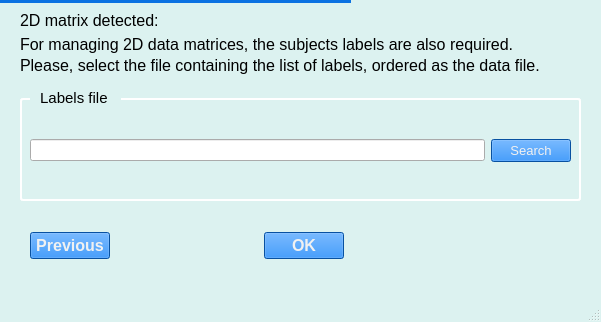
<?xml version="1.0" encoding="UTF-8"?>
<ui version="4.0">
 <class>Labels_file</class>
 <widget class="QMainWindow" name="Labels_file">
  <property name="enabled">
   <bool>true</bool>
  </property>
  <property name="geometry">
   <rect>
    <x>0</x>
    <y>0</y>
    <width>601</width>
    <height>322</height>
   </rect>
  </property>
  <property name="palette">
   <palette>
    <active>
     <colorrole role="WindowText">
      <brush brushstyle="SolidPattern">
       <color alpha="255">
        <red>0</red>
        <green>0</green>
        <blue>0</blue>
       </color>
      </brush>
     </colorrole>
     <colorrole role="Button">
      <brush brushstyle="SolidPattern">
       <color alpha="255">
        <red>11</red>
        <green>114</green>
        <blue>226</blue>
       </color>
      </brush>
     </colorrole>
     <colorrole role="Light">
      <brush brushstyle="SolidPattern">
       <color alpha="255">
        <red>255</red>
        <green>255</green>
        <blue>255</blue>
       </color>
      </brush>
     </colorrole>
     <colorrole role="Midlight">
      <brush brushstyle="SolidPattern">
       <color alpha="255">
        <red>237</red>
        <green>248</green>
        <blue>247</blue>
       </color>
      </brush>
     </colorrole>
     <colorrole role="Dark">
      <brush brushstyle="SolidPattern">
       <color alpha="255">
        <red>110</red>
        <green>121</green>
        <blue>120</blue>
       </color>
      </brush>
     </colorrole>
     <colorrole role="Mid">
      <brush brushstyle="SolidPattern">
       <color alpha="255">
        <red>147</red>
        <green>161</green>
        <blue>160</blue>
       </color>
      </brush>
     </colorrole>
     <colorrole role="Text">
      <brush brushstyle="SolidPattern">
       <color alpha="255">
        <red>0</red>
        <green>0</green>
        <blue>0</blue>
       </color>
      </brush>
     </colorrole>
     <colorrole role="BrightText">
      <brush brushstyle="SolidPattern">
       <color alpha="255">
        <red>255</red>
        <green>255</green>
        <blue>255</blue>
       </color>
      </brush>
     </colorrole>
     <colorrole role="ButtonText">
      <brush brushstyle="SolidPattern">
       <color alpha="255">
        <red>0</red>
        <green>0</green>
        <blue>0</blue>
       </color>
      </brush>
     </colorrole>
     <colorrole role="Base">
      <brush brushstyle="SolidPattern">
       <color alpha="255">
        <red>255</red>
        <green>255</green>
        <blue>255</blue>
       </color>
      </brush>
     </colorrole>
     <colorrole role="Window">
      <brush brushstyle="SolidPattern">
       <color alpha="255">
        <red>220</red>
        <green>242</green>
        <blue>240</blue>
       </color>
      </brush>
     </colorrole>
     <colorrole role="Shadow">
      <brush brushstyle="SolidPattern">
       <color alpha="255">
        <red>0</red>
        <green>0</green>
        <blue>0</blue>
       </color>
      </brush>
     </colorrole>
     <colorrole role="AlternateBase">
      <brush brushstyle="SolidPattern">
       <color alpha="255">
        <red>237</red>
        <green>248</green>
        <blue>247</blue>
       </color>
      </brush>
     </colorrole>
     <colorrole role="ToolTipBase">
      <brush brushstyle="SolidPattern">
       <color alpha="255">
        <red>255</red>
        <green>255</green>
        <blue>220</blue>
       </color>
      </brush>
     </colorrole>
     <colorrole role="ToolTipText">
      <brush brushstyle="SolidPattern">
       <color alpha="255">
        <red>0</red>
        <green>0</green>
        <blue>0</blue>
       </color>
      </brush>
     </colorrole>
     <colorrole role="PlaceholderText">
      <brush brushstyle="SolidPattern">
       <color alpha="128">
        <red>0</red>
        <green>0</green>
        <blue>0</blue>
       </color>
      </brush>
     </colorrole>
    </active>
    <inactive>
     <colorrole role="WindowText">
      <brush brushstyle="SolidPattern">
       <color alpha="255">
        <red>0</red>
        <green>0</green>
        <blue>0</blue>
       </color>
      </brush>
     </colorrole>
     <colorrole role="Button">
      <brush brushstyle="SolidPattern">
       <color alpha="255">
        <red>11</red>
        <green>114</green>
        <blue>226</blue>
       </color>
      </brush>
     </colorrole>
     <colorrole role="Light">
      <brush brushstyle="SolidPattern">
       <color alpha="255">
        <red>255</red>
        <green>255</green>
        <blue>255</blue>
       </color>
      </brush>
     </colorrole>
     <colorrole role="Midlight">
      <brush brushstyle="SolidPattern">
       <color alpha="255">
        <red>237</red>
        <green>248</green>
        <blue>247</blue>
       </color>
      </brush>
     </colorrole>
     <colorrole role="Dark">
      <brush brushstyle="SolidPattern">
       <color alpha="255">
        <red>110</red>
        <green>121</green>
        <blue>120</blue>
       </color>
      </brush>
     </colorrole>
     <colorrole role="Mid">
      <brush brushstyle="SolidPattern">
       <color alpha="255">
        <red>147</red>
        <green>161</green>
        <blue>160</blue>
       </color>
      </brush>
     </colorrole>
     <colorrole role="Text">
      <brush brushstyle="SolidPattern">
       <color alpha="255">
        <red>0</red>
        <green>0</green>
        <blue>0</blue>
       </color>
      </brush>
     </colorrole>
     <colorrole role="BrightText">
      <brush brushstyle="SolidPattern">
       <color alpha="255">
        <red>255</red>
        <green>255</green>
        <blue>255</blue>
       </color>
      </brush>
     </colorrole>
     <colorrole role="ButtonText">
      <brush brushstyle="SolidPattern">
       <color alpha="255">
        <red>0</red>
        <green>0</green>
        <blue>0</blue>
       </color>
      </brush>
     </colorrole>
     <colorrole role="Base">
      <brush brushstyle="SolidPattern">
       <color alpha="255">
        <red>255</red>
        <green>255</green>
        <blue>255</blue>
       </color>
      </brush>
     </colorrole>
     <colorrole role="Window">
      <brush brushstyle="SolidPattern">
       <color alpha="255">
        <red>220</red>
        <green>242</green>
        <blue>240</blue>
       </color>
      </brush>
     </colorrole>
     <colorrole role="Shadow">
      <brush brushstyle="SolidPattern">
       <color alpha="255">
        <red>0</red>
        <green>0</green>
        <blue>0</blue>
       </color>
      </brush>
     </colorrole>
     <colorrole role="AlternateBase">
      <brush brushstyle="SolidPattern">
       <color alpha="255">
        <red>237</red>
        <green>248</green>
        <blue>247</blue>
       </color>
      </brush>
     </colorrole>
     <colorrole role="ToolTipBase">
      <brush brushstyle="SolidPattern">
       <color alpha="255">
        <red>255</red>
        <green>255</green>
        <blue>220</blue>
       </color>
      </brush>
     </colorrole>
     <colorrole role="ToolTipText">
      <brush brushstyle="SolidPattern">
       <color alpha="255">
        <red>0</red>
        <green>0</green>
        <blue>0</blue>
       </color>
      </brush>
     </colorrole>
     <colorrole role="PlaceholderText">
      <brush brushstyle="SolidPattern">
       <color alpha="128">
        <red>0</red>
        <green>0</green>
        <blue>0</blue>
       </color>
      </brush>
     </colorrole>
    </inactive>
    <disabled>
     <colorrole role="WindowText">
      <brush brushstyle="SolidPattern">
       <color alpha="255">
        <red>110</red>
        <green>121</green>
        <blue>120</blue>
       </color>
      </brush>
     </colorrole>
     <colorrole role="Button">
      <brush brushstyle="SolidPattern">
       <color alpha="255">
        <red>11</red>
        <green>114</green>
        <blue>226</blue>
       </color>
      </brush>
     </colorrole>
     <colorrole role="Light">
      <brush brushstyle="SolidPattern">
       <color alpha="255">
        <red>255</red>
        <green>255</green>
        <blue>255</blue>
       </color>
      </brush>
     </colorrole>
     <colorrole role="Midlight">
      <brush brushstyle="SolidPattern">
       <color alpha="255">
        <red>237</red>
        <green>248</green>
        <blue>247</blue>
       </color>
      </brush>
     </colorrole>
     <colorrole role="Dark">
      <brush brushstyle="SolidPattern">
       <color alpha="255">
        <red>110</red>
        <green>121</green>
        <blue>120</blue>
       </color>
      </brush>
     </colorrole>
     <colorrole role="Mid">
      <brush brushstyle="SolidPattern">
       <color alpha="255">
        <red>147</red>
        <green>161</green>
        <blue>160</blue>
       </color>
      </brush>
     </colorrole>
     <colorrole role="Text">
      <brush brushstyle="SolidPattern">
       <color alpha="255">
        <red>110</red>
        <green>121</green>
        <blue>120</blue>
       </color>
      </brush>
     </colorrole>
     <colorrole role="BrightText">
      <brush brushstyle="SolidPattern">
       <color alpha="255">
        <red>255</red>
        <green>255</green>
        <blue>255</blue>
       </color>
      </brush>
     </colorrole>
     <colorrole role="ButtonText">
      <brush brushstyle="SolidPattern">
       <color alpha="255">
        <red>110</red>
        <green>121</green>
        <blue>120</blue>
       </color>
      </brush>
     </colorrole>
     <colorrole role="Base">
      <brush brushstyle="SolidPattern">
       <color alpha="255">
        <red>220</red>
        <green>242</green>
        <blue>240</blue>
       </color>
      </brush>
     </colorrole>
     <colorrole role="Window">
      <brush brushstyle="SolidPattern">
       <color alpha="255">
        <red>220</red>
        <green>242</green>
        <blue>240</blue>
       </color>
      </brush>
     </colorrole>
     <colorrole role="Shadow">
      <brush brushstyle="SolidPattern">
       <color alpha="255">
        <red>0</red>
        <green>0</green>
        <blue>0</blue>
       </color>
      </brush>
     </colorrole>
     <colorrole role="AlternateBase">
      <brush brushstyle="SolidPattern">
       <color alpha="255">
        <red>220</red>
        <green>242</green>
        <blue>240</blue>
       </color>
      </brush>
     </colorrole>
     <colorrole role="ToolTipBase">
      <brush brushstyle="SolidPattern">
       <color alpha="255">
        <red>255</red>
        <green>255</green>
        <blue>220</blue>
       </color>
      </brush>
     </colorrole>
     <colorrole role="ToolTipText">
      <brush brushstyle="SolidPattern">
       <color alpha="255">
        <red>0</red>
        <green>0</green>
        <blue>0</blue>
       </color>
      </brush>
     </colorrole>
     <colorrole role="PlaceholderText">
      <brush brushstyle="SolidPattern">
       <color alpha="128">
        <red>0</red>
        <green>0</green>
        <blue>0</blue>
       </color>
      </brush>
     </colorrole>
    </disabled>
   </palette>
  </property>
  <property name="windowTitle">
   <string>Labels file</string>
  </property>
  <property name="windowIcon">
   <iconset>
    <normaloff>../Images/owl_logo.png</normaloff>../Images/owl_logo.png</iconset>
  </property>
  <widget class="QWidget" name="centralwidget">
   <widget class="QLabel" name="file_title">
    <property name="geometry">
     <rect>
      <x>20</x>
      <y>10</y>
      <width>541</width>
      <height>21</height>
     </rect>
    </property>
    <property name="font">
     <font>
      <pointsize>12</pointsize>
     </font>
    </property>
    <property name="text">
     <string>&lt;!DOCTYPE HTML PUBLIC &quot;-//W3C//DTD HTML 4.0//EN&quot; &quot;http://www.w3.org/TR/REC-html40/strict.dtd&quot;&gt;
&lt;html&gt;&lt;head&gt;&lt;meta name=&quot;qrichtext&quot; content=&quot;1&quot; /&gt;&lt;style type=&quot;text/css&quot;&gt;
p, li { white-space: pre-wrap; }
&lt;/style&gt;&lt;/head&gt;&lt;body style=&quot; font-family:'MS Shell Dlg 2'; font-size:10pt; font-weight:400; font-style:normal;&quot;&gt;
&lt;p style=&quot; margin-top:2px; margin-bottom:2px; margin-left:0px; margin-right:0px; -qt-block-indent:0; text-indent:0px;&quot;&gt;&lt;span style=&quot; font-size:12pt;&quot;&gt;2D matrix detected:&lt;/span&gt;&lt;/p&gt;&lt;/body&gt;&lt;/html&gt;</string>
    </property>
   </widget>
   <widget class="Line" name="line">
    <property name="geometry">
     <rect>
      <x>0</x>
      <y>0</y>
      <width>351</width>
      <height>3</height>
     </rect>
    </property>
    <property name="styleSheet">
     <string notr="true">background-color: rgb(11, 114, 226); border:none;
</string>
    </property>
    <property name="lineWidth">
     <number>2</number>
    </property>
    <property name="orientation">
     <enum>Qt::Horizontal</enum>
    </property>
   </widget>
   <widget class="QWidget" name="horizontalLayoutWidget_2">
    <property name="geometry">
     <rect>
      <x>30</x>
      <y>220</y>
      <width>461</width>
      <height>51</height>
     </rect>
    </property>
    <layout class="QHBoxLayout" name="horizontalLayout_3">
     <item>
      <widget class="QPushButton" name="exit_button">
       <property name="font">
        <font>
         <pointsize>12</pointsize>
         <weight>75</weight>
         <bold>true</bold>
        </font>
       </property>
       <property name="toolTip">
        <string>Exit from the toolbox</string>
       </property>
       <property name="styleSheet">
        <string notr="true">background-color: rgb(11, 114, 226);
color: rgb(241, 241, 241);</string>
       </property>
       <property name="text">
        <string>Previous</string>
       </property>
      </widget>
     </item>
     <item>
      <spacer name="horizontalSpacer">
       <property name="orientation">
        <enum>Qt::Horizontal</enum>
       </property>
       <property name="sizeHint" stdset="0">
        <size>
         <width>40</width>
         <height>20</height>
        </size>
       </property>
      </spacer>
     </item>
     <item>
      <widget class="QPushButton" name="run_button">
       <property name="enabled">
        <bool>true</bool>
       </property>
       <property name="font">
        <font>
         <pointsize>12</pointsize>
         <weight>75</weight>
         <bold>true</bold>
        </font>
       </property>
       <property name="styleSheet">
        <string notr="true">background-color: rgb(11, 114, 226);
color: rgb(241, 241, 241);</string>
       </property>
       <property name="text">
        <string>  OK  </string>
       </property>
      </widget>
     </item>
     <item>
      <spacer name="horizontalSpacer_2">
       <property name="orientation">
        <enum>Qt::Horizontal</enum>
       </property>
       <property name="sizeHint" stdset="0">
        <size>
         <width>40</width>
         <height>20</height>
        </size>
       </property>
      </spacer>
     </item>
    </layout>
   </widget>
   <widget class="QGroupBox" name="data_box">
    <property name="geometry">
     <rect>
      <x>20</x>
      <y>90</y>
      <width>561</width>
      <height>111</height>
     </rect>
    </property>
    <property name="palette">
     <palette>
      <active>
       <colorrole role="WindowText">
        <brush brushstyle="SolidPattern">
         <color alpha="255">
          <red>0</red>
          <green>0</green>
          <blue>0</blue>
         </color>
        </brush>
       </colorrole>
       <colorrole role="Dark">
        <brush brushstyle="SolidPattern">
         <color alpha="255">
          <red>0</red>
          <green>0</green>
          <blue>0</blue>
         </color>
        </brush>
       </colorrole>
       <colorrole role="Text">
        <brush brushstyle="SolidPattern">
         <color alpha="255">
          <red>0</red>
          <green>0</green>
          <blue>0</blue>
         </color>
        </brush>
       </colorrole>
       <colorrole role="ButtonText">
        <brush brushstyle="SolidPattern">
         <color alpha="255">
          <red>0</red>
          <green>0</green>
          <blue>0</blue>
         </color>
        </brush>
       </colorrole>
       <colorrole role="PlaceholderText">
        <brush brushstyle="SolidPattern">
         <color alpha="128">
          <red>0</red>
          <green>0</green>
          <blue>0</blue>
         </color>
        </brush>
       </colorrole>
      </active>
      <inactive>
       <colorrole role="WindowText">
        <brush brushstyle="SolidPattern">
         <color alpha="255">
          <red>0</red>
          <green>0</green>
          <blue>0</blue>
         </color>
        </brush>
       </colorrole>
       <colorrole role="Dark">
        <brush brushstyle="SolidPattern">
         <color alpha="255">
          <red>0</red>
          <green>0</green>
          <blue>0</blue>
         </color>
        </brush>
       </colorrole>
       <colorrole role="Text">
        <brush brushstyle="SolidPattern">
         <color alpha="255">
          <red>0</red>
          <green>0</green>
          <blue>0</blue>
         </color>
        </brush>
       </colorrole>
       <colorrole role="ButtonText">
        <brush brushstyle="SolidPattern">
         <color alpha="255">
          <red>0</red>
          <green>0</green>
          <blue>0</blue>
         </color>
        </brush>
       </colorrole>
       <colorrole role="PlaceholderText">
        <brush brushstyle="SolidPattern">
         <color alpha="128">
          <red>0</red>
          <green>0</green>
          <blue>0</blue>
         </color>
        </brush>
       </colorrole>
      </inactive>
      <disabled>
       <colorrole role="WindowText">
        <brush brushstyle="SolidPattern">
         <color alpha="255">
          <red>0</red>
          <green>0</green>
          <blue>0</blue>
         </color>
        </brush>
       </colorrole>
       <colorrole role="Dark">
        <brush brushstyle="SolidPattern">
         <color alpha="255">
          <red>0</red>
          <green>0</green>
          <blue>0</blue>
         </color>
        </brush>
       </colorrole>
       <colorrole role="Text">
        <brush brushstyle="SolidPattern">
         <color alpha="255">
          <red>0</red>
          <green>0</green>
          <blue>0</blue>
         </color>
        </brush>
       </colorrole>
       <colorrole role="ButtonText">
        <brush brushstyle="SolidPattern">
         <color alpha="255">
          <red>0</red>
          <green>0</green>
          <blue>0</blue>
         </color>
        </brush>
       </colorrole>
       <colorrole role="PlaceholderText">
        <brush brushstyle="SolidPattern">
         <color alpha="128">
          <red>0</red>
          <green>0</green>
          <blue>0</blue>
         </color>
        </brush>
       </colorrole>
      </disabled>
     </palette>
    </property>
    <property name="font">
     <font>
      <pointsize>10</pointsize>
      <strikeout>false</strikeout>
     </font>
    </property>
    <property name="autoFillBackground">
     <bool>false</bool>
    </property>
    <property name="styleSheet">
     <string notr="true">QGroupBox{
	border: 2px solid gray; 
	border-color: #ffffff; 
	border-radius: 3px; 
	margin-top: 8px;
}</string>
    </property>
    <property name="title">
     <string/>
    </property>
    <property name="alignment">
     <set>Qt::AlignLeading|Qt::AlignLeft|Qt::AlignTop</set>
    </property>
    <property name="flat">
     <bool>false</bool>
    </property>
    <property name="checkable">
     <bool>false</bool>
    </property>
    <widget class="QLabel" name="label_7">
     <property name="geometry">
      <rect>
       <x>10</x>
       <y>0</y>
       <width>91</width>
       <height>16</height>
      </rect>
     </property>
     <property name="font">
      <font>
       <pointsize>11</pointsize>
       <weight>50</weight>
       <italic>false</italic>
       <bold>false</bold>
      </font>
     </property>
     <property name="styleSheet">
      <string notr="true">background-color: rgb(220, 242, 240); padding: 0px 1.5px;</string>
     </property>
     <property name="text">
      <string> Labels file  </string>
     </property>
    </widget>
    <widget class="QWidget" name="gridLayoutWidget_2">
     <property name="geometry">
      <rect>
       <x>10</x>
       <y>20</y>
       <width>541</width>
       <height>81</height>
      </rect>
     </property>
     <layout class="QGridLayout" name="gridLayout_2">
      <item row="0" column="1">
       <widget class="QPushButton" name="data_file_search">
        <property name="font">
         <font>
          <pointsize>10</pointsize>
         </font>
        </property>
        <property name="styleSheet">
         <string notr="true">background-color: rgb(11, 114, 226);
color: rgb(241, 241, 241);</string>
        </property>
        <property name="text">
         <string>Search</string>
        </property>
       </widget>
      </item>
      <item row="0" column="0">
       <widget class="QLineEdit" name="labels_file_text"/>
      </item>
     </layout>
    </widget>
   </widget>
   <widget class="QLabel" name="label_8">
    <property name="geometry">
     <rect>
      <x>20</x>
      <y>20</y>
      <width>561</width>
      <height>71</height>
     </rect>
    </property>
    <property name="font">
     <font>
      <pointsize>10</pointsize>
     </font>
    </property>
    <property name="text">
     <string>&lt;!DOCTYPE HTML PUBLIC &quot;-//W3C//DTD HTML 4.0//EN&quot; &quot;http://www.w3.org/TR/REC-html40/strict.dtd&quot;&gt;
&lt;html&gt;&lt;head&gt;&lt;meta name=&quot;qrichtext&quot; content=&quot;1&quot; /&gt;&lt;style type=&quot;text/css&quot;&gt;
p, li { white-space: pre-wrap; }
&lt;/style&gt;&lt;/head&gt;&lt;body style=&quot; font-family:'MS Shell Dlg 2'; font-size:10pt; font-weight:400; font-style:normal;&quot;&gt;
&lt;p style=&quot; margin-top:2px; margin-bottom:2px; margin-left:0px; margin-right:0px; -qt-block-indent:0; text-indent:0px;&quot;&gt;&lt;span style=&quot; font-size:12pt;&quot;&gt;For managing 2D data matrices, the subjects labels are also required.&lt;/span&gt;&lt;/p&gt;
&lt;p style=&quot; margin-top:2px; margin-bottom:2px; margin-left:0px; margin-right:0px; -qt-block-indent:0; text-indent:0px;&quot;&gt;&lt;span style=&quot; font-size:12pt;&quot;&gt;Please, select the file containing the list of labels, ordered as the data file.&lt;/span&gt;&lt;/p&gt;&lt;/body&gt;&lt;/html&gt;</string>
    </property>
   </widget>
   <zorder>data_box</zorder>
   <zorder>file_title</zorder>
   <zorder>line</zorder>
   <zorder>horizontalLayoutWidget_2</zorder>
   <zorder>label_8</zorder>
  </widget>
  <widget class="QMenuBar" name="menubar">
   <property name="geometry">
    <rect>
     <x>0</x>
     <y>0</y>
     <width>601</width>
     <height>21</height>
    </rect>
   </property>
  </widget>
  <widget class="QStatusBar" name="statusbar"/>
 </widget>
 <resources/>
 <connections/>
</ui>
